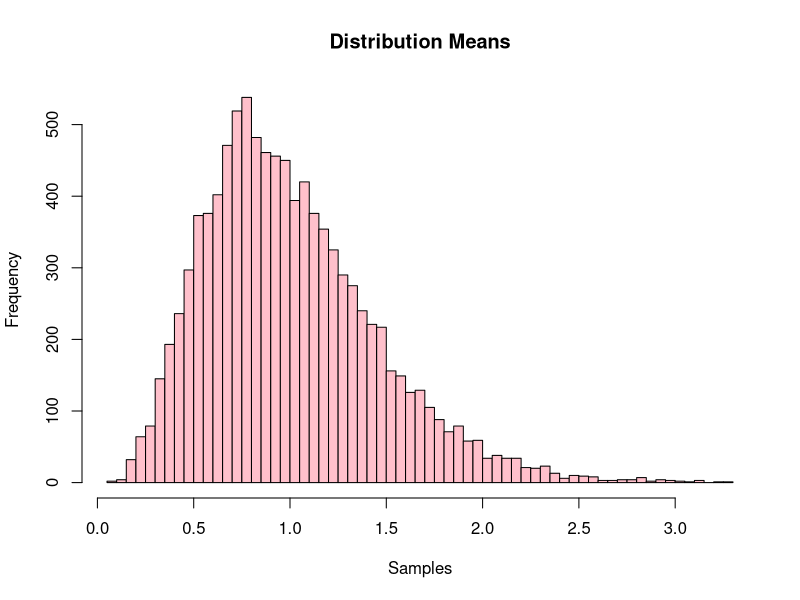
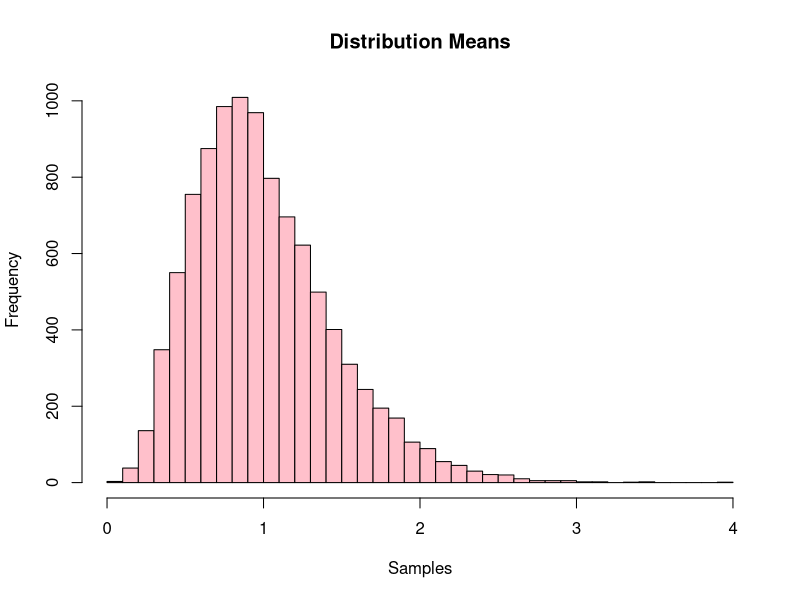
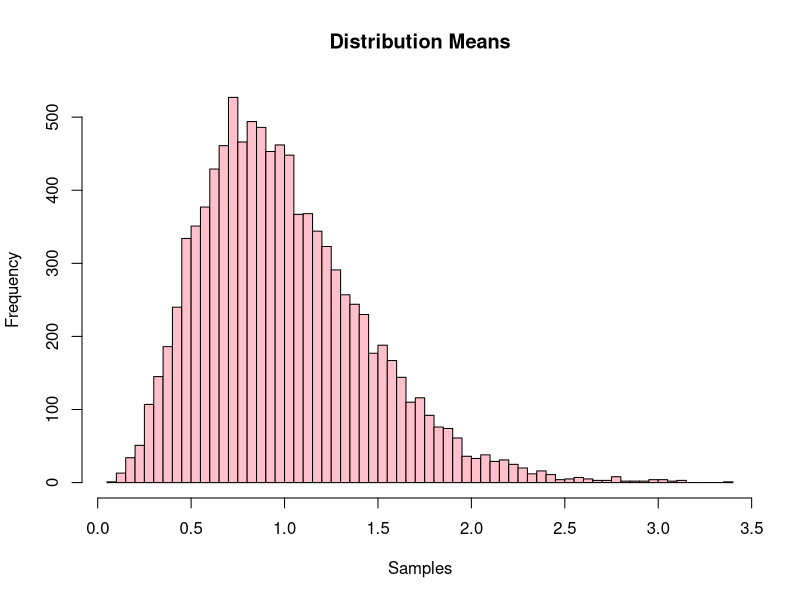
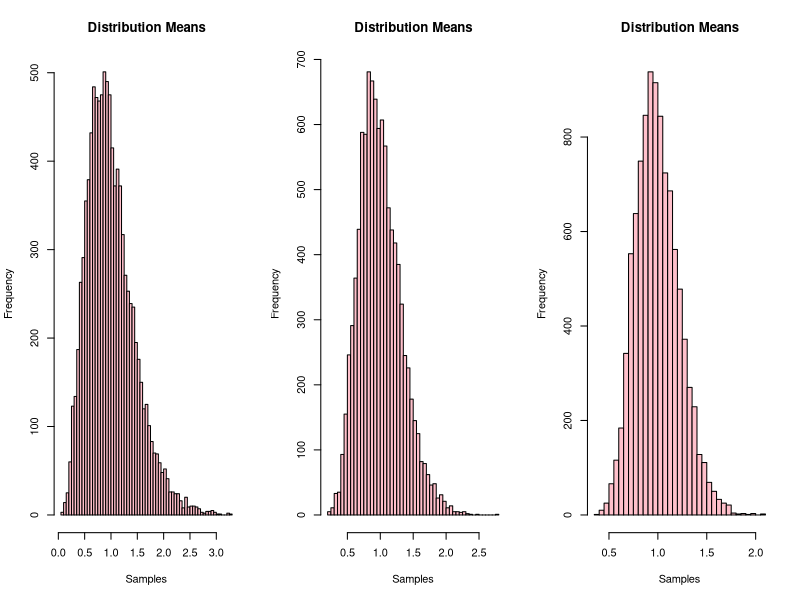

Here is the R script that generated these plots, in order:
library(tidyverse)
tribble( ~x, ~y, ~w, ~z,
         210, 300, 220, 180,
         102, 100, 119, 187,
         176, 175, 188, 173,
         87, 95, 91, 94,
         202, 210, 234, 218,
         110, 122, 131, 128,
) -> dt
dt
#1
map(dt, mean)

map(dt, sd)

map_df(dt, sqrt)

summary(dt)

#2
means <- numeric(10000)

for (i in 1:10000) {
  means[i] <- mean(rexp(5, rate = 1))
}

hist(means, breaks = 50, main = "Distribution Means", 
     xlab = "Samples", col = "pink")

meanmap<- map_dbl(1:10000, ~mean(rexp(5, rate = 1)))

hist(meanmap, breaks = 50, main = "Distribution Means", 
     xlab = "Samples", col = "pink")

repmean<- replicate(10000, mean(rexp(5, rate = 1)))

hist(repmean, breaks = 50, main = "Distribution Means", 
     xlab = "Samples", col = "pink")


twoc<- c(5, 10, 20)

par(mfrow = c(1, 3))

for (size in twoc) {
  means <- replicate(10000, mean(rexp(size, rate = 1)))

hist(means, breaks = 50, main = "Distribution Means", 
     xlab = "Samples", col = "pink")}



